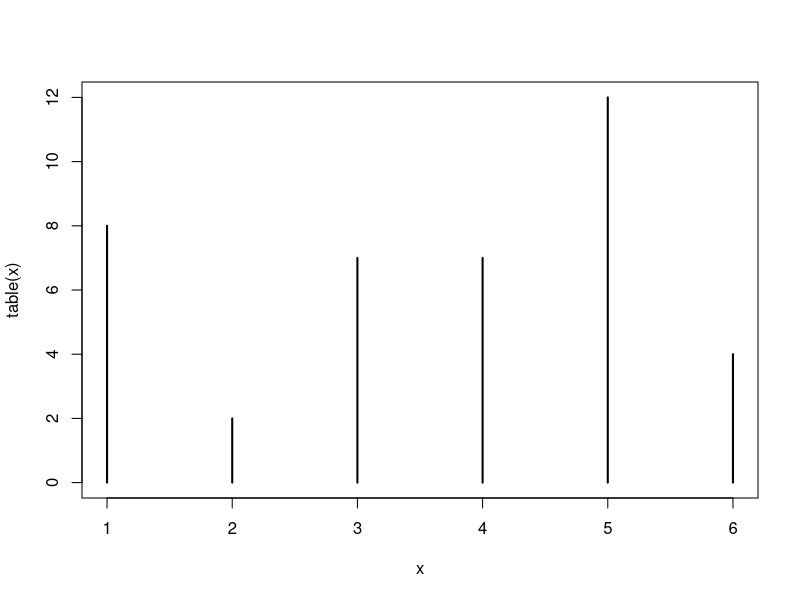
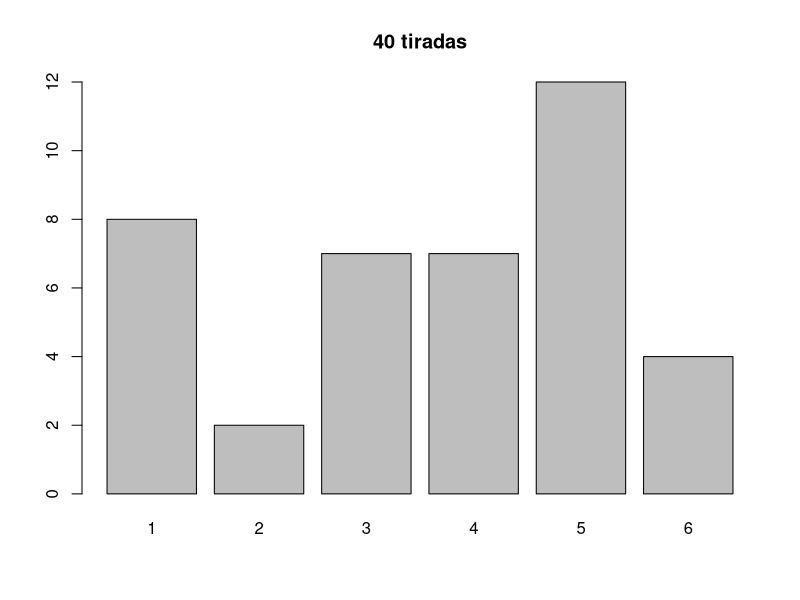
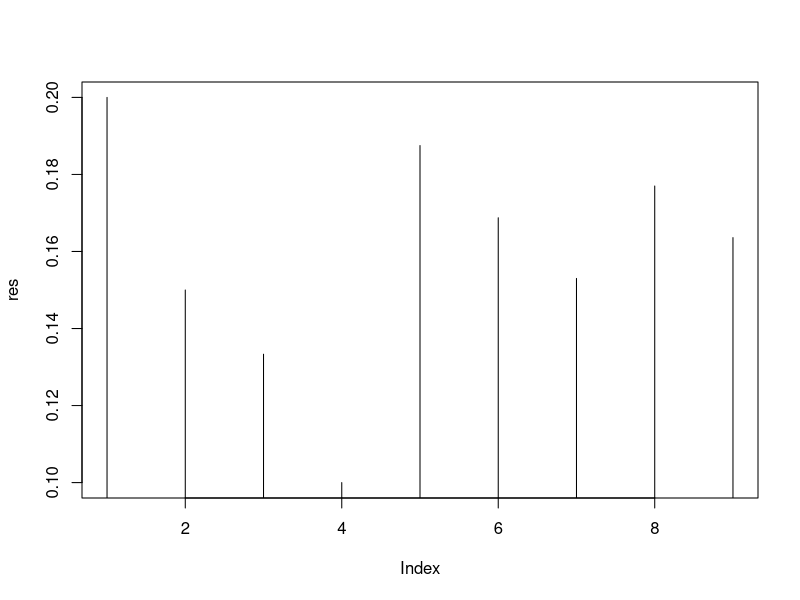
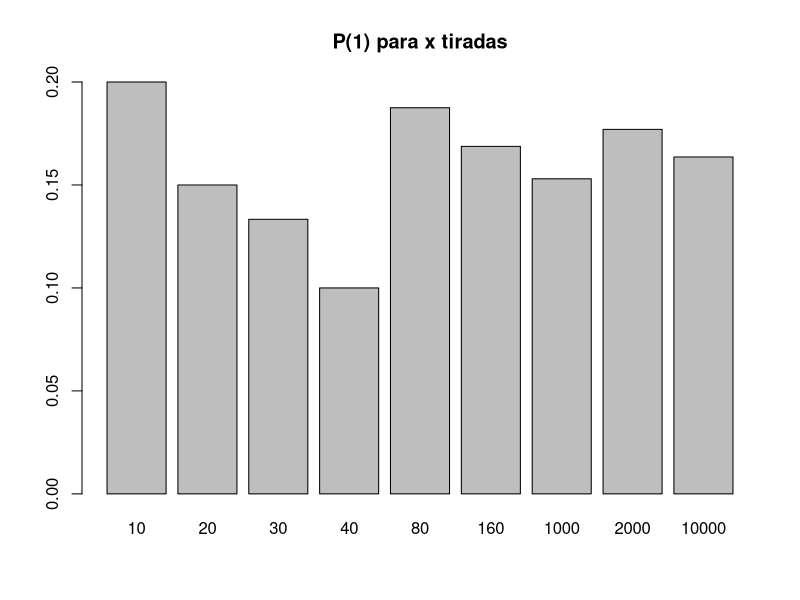
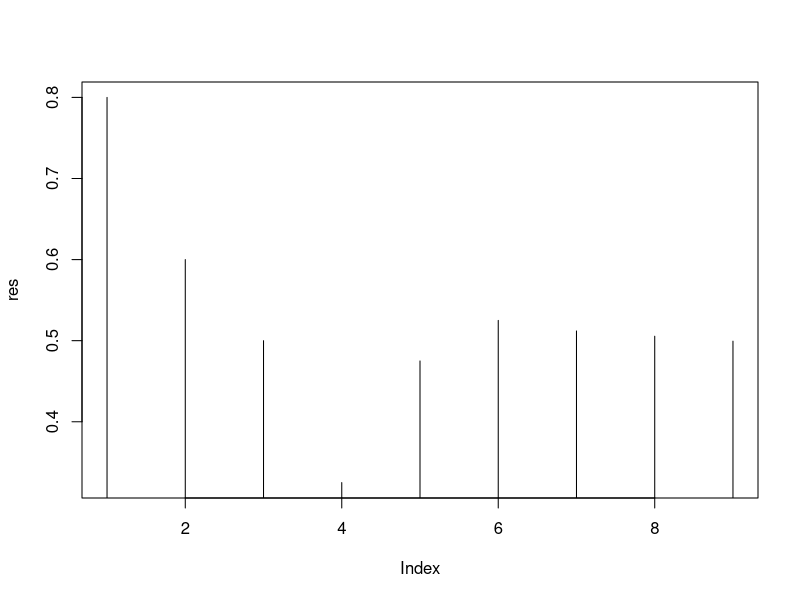
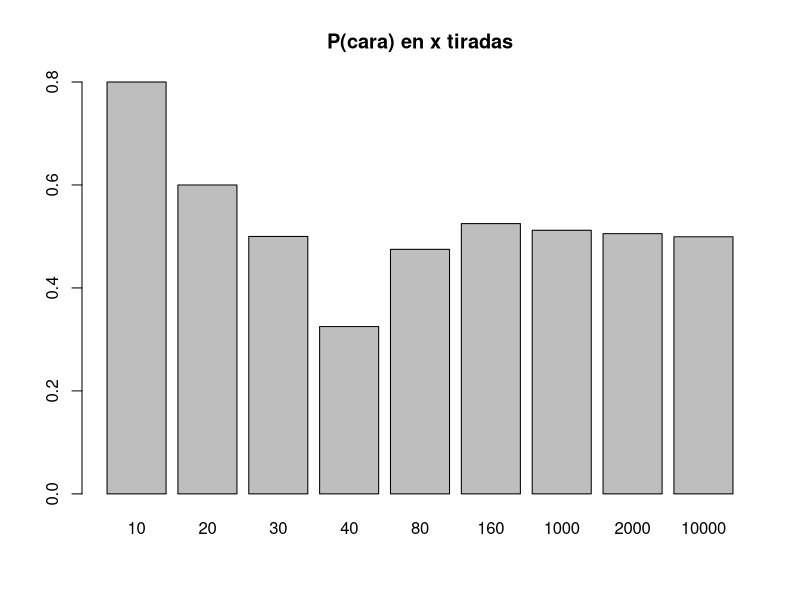
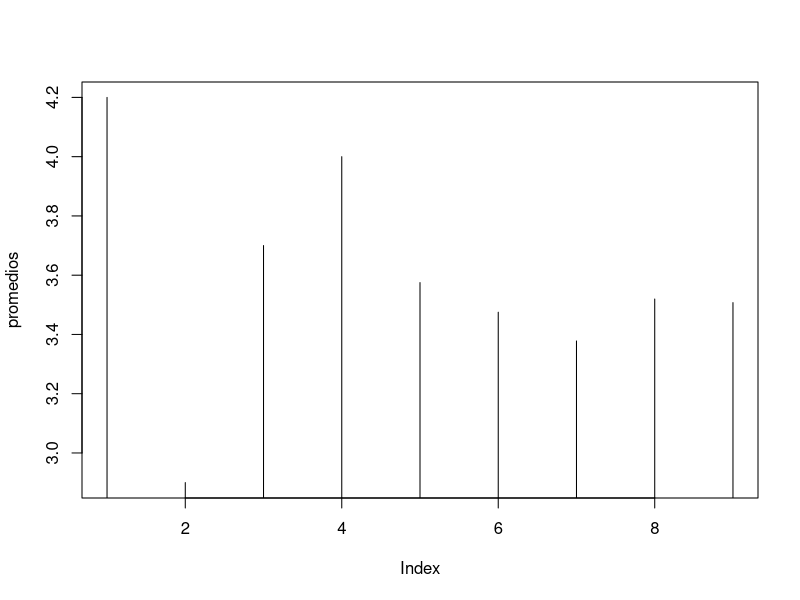
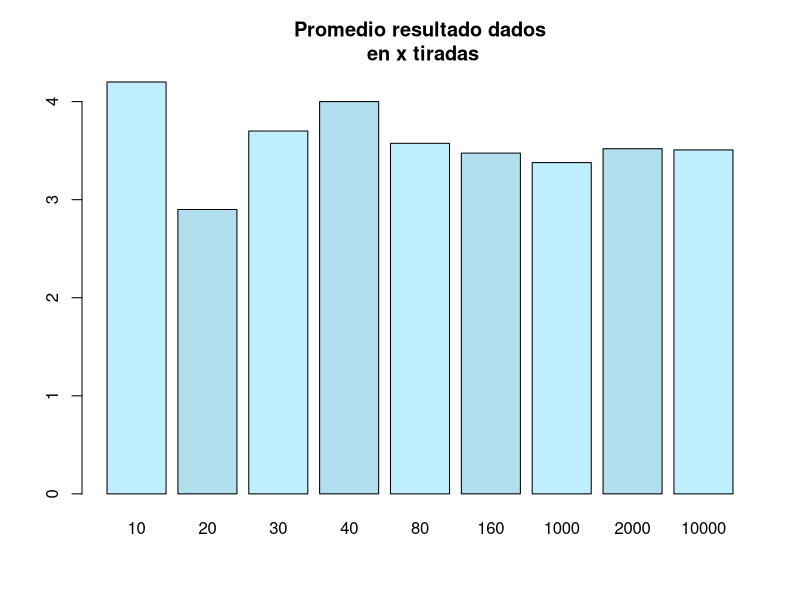

Write the R code that produced these figures, in order.
## Test Basico

# Ejercicio 1.2.1

?sample
sample(1:6,20,replace=TRUE,prob=c(1/6,1/6,1/6,1/6,1/6,1/6))

x <- sample(1:6,40,replace=TRUE,prob=c(1/6,1/6,1/6,1/6,1/6,1/6))
x
tx <- table(x)
tx
plot(table(x),type="h")
barplot(tx, main="40 tiradas")

p <- function(x){x/tx[x]}
p(5)

p1 <- function(k){
  x <- sample(1:6,k,replace=TRUE,prob=c(1/6,1/6,1/6,1/6,1/6,1/6))
  tx <- table(x)
  tx[1]/k
}

?vapply
p1(30)
res <- vapply(list(10,20,30,40,80,160,1000,2000,10000),p1,c(1))
names(res) <- c(10,20,30,40,80,160,1000,2000,10000)
plot(res,type="h")
barplot(res, main="P(1) para x tiradas")  

# Ejercicio 1.2.2

sample(c(0,1),20,replace=TRUE,prob=c(0.5,0.5))
k <- 100
moneda_p1 <- function(k){
  x <- sample(c(0,1),k,replace=TRUE,prob=c(0.5,0.5))
  tx <- table(x)
  tx[1]/k
}

moneda_p1(30)
res <- vapply(list(10,20,30,40,80,160,1000,2000,10000),moneda_p1,c(1))
names(res) <- c(10,20,30,40,80,160,1000,2000,10000)
plot(res,type="h")
barplot(res, main="P(cara) en x tiradas")

## Promedio

# Ejercicio 1.2.3
k <- 100
x <- sample(1:6,k,replace=TRUE,prob=c(1/6,1/6,1/6,1/6,1/6,1/6))
x
sum(x)
length(x)
mean(x)

promedio <- function(k){
  x <- sample(1:6,k,replace=TRUE,prob=c(1/6,1/6,1/6,1/6,1/6,1/6))
  mean(x)
}

promedio (10)
promedios <- vapply(list(10,20,30,40,80,160,1000,2000,10000),promedio,c(1))
names(promedios) <- c(10,20,30,40,80,160,1000,2000,10000)
promedios

plot(promedios, type="h")
barplot(promedios, col=c("lightblue1","lightblue2"), main="Promedio resultado dados\n en x tiradas")

# Ejercicio 1.2.6

?sd
k <- 100
x <- sample(1:6,k,replace=TRUE,prob=c(1/6,1/6,1/6,1/6,1/6,1/6))
x
sum(x)
length(x)
mean(x)
sd(x)

desviostd <- function(k){
  x <- sample(1:6,k,replace=TRUE,prob=c(1/6,1/6,1/6,1/6,1/6,1/6))
  sd(x)
}

desvios <- vapply(list(10,20,30,40,80,160,1000,2000,10000),desviostd,c(1))
names(desvios) <- c(10,20,30,40,80,160,1000,2000,10000)
desvios

barplot(desvios, ylim=c(0,2), main="desvio estandar\n para x tiradas")

# Ejercicio 1.2.7

k <- 10
x <- sample(1:6,k,replace=TRUE,prob=c(1/6,1/6,1/6,1/6,1/6,1/6))
tx <- table(x)

barplot(tx)

enetiradas <- function(n){
  x <- sample(1:6,n,replace=TRUE,prob=c(1/6,1/6,1/6,1/6,1/6,1/6))
  table(x)
}

par(mfrow=c(2,3))
barplot(enetiradas(10), main="10")
barplot(enetiradas(20), main="20")
barplot(enetiradas(40), main="40")
barplot(enetiradas(80), main="80")
barplot(enetiradas(2000), main="2000")
barplot(enetiradas(10000), main="10000")
par(mfrow=c(1,1))

library(datasets)
data(iris)
length(iris$Petal.Length)
barplot(iris$Petal.Length)
par(mfrow=c(3,1))
barplot(iris$Petal.Length[1:50])
barplot(iris$Petal.Length[51:100])
barplot(iris$Petal.Length[101:150])
par(mfrow=c(1,1))

hist(iris$Petal.Length)
hist(iris[iris$Species=="setosa",]$Petal.Length,breaks=seq(0,3,0.05))
hist(iris$Petal.Length,breaks=seq(0,8,0.7))
hist(iris$Petal.Length,breaks=seq(0,8,0.1))
